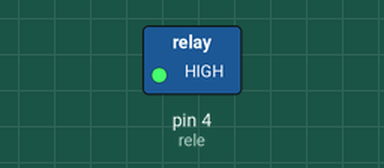
Bench run of a sketch on a simulated Arduino Uno, built with avr-gcc and run on an emulated ATmega328P. On the bench: switched loads named in the sketch (green lamp = pin HIGH). Dashed ring = blinking.

Above: at 0.5 s.
Timing chart, 0 to 4.6 s (numbered marks = the images above):
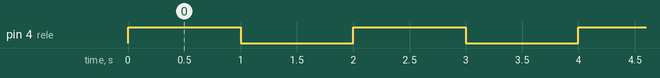

Measured:
- by itself, pin 4 (rele): alternates HIGH for 1.0 s and LOW for 1.0 s

The sketch:

Rele.ino
```cpp
/**
 * SalidaRiego.ino - Ejemplo de uso del relé para activar riego con la Centralita.
 *
 * Creado el 16/10/2023 por Kevin Rosa - kevin.ingenieria@digitalcodesign.com
 *
 * Encendido y apagado secuencial de la salida con el relé.
 */

const int rele = 4;

// Inicialización del sketch
void setup() {

    // Definición de pines como entradas
    pinMode(rele, OUTPUT);

    // Establecer el pin en apagado
    digitalWrite(rele, LOW);

}

// Bucle princiapl del sketch
void loop() {

    // Encendido y apagado secuencial cada segundo
    digitalWrite(rele, HIGH);
    delay(1000);
    digitalWrite(rele, LOW);
    delay(1000);

}
```
